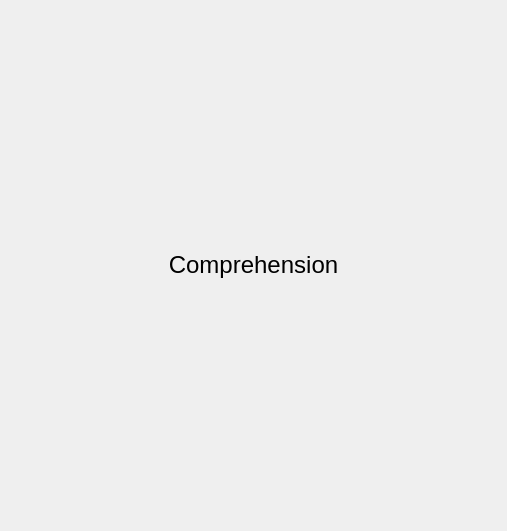
<?xml version="1.0" encoding="UTF-8"?>
<ui version="4.0">
 <class>ComprehensionSimulator</class>
 <widget class="QWidget" name="ComprehensionSimulator">
  <property name="geometry">
   <rect>
    <x>0</x>
    <y>0</y>
    <width>507</width>
    <height>531</height>
   </rect>
  </property>
  <property name="windowTitle">
   <string>Form</string>
  </property>
  <layout class="QHBoxLayout" name="horizontalLayout">
   <property name="spacing">
    <number>0</number>
   </property>
   <property name="leftMargin">
    <number>0</number>
   </property>
   <property name="topMargin">
    <number>0</number>
   </property>
   <property name="rightMargin">
    <number>0</number>
   </property>
   <property name="bottomMargin">
    <number>0</number>
   </property>
   <item>
    <widget class="QStackedWidget" name="m_phoneWidget">
     <property name="currentIndex">
      <number>0</number>
     </property>
     <widget class="QWidget" name="m_pageStopped">
      <layout class="QHBoxLayout" name="horizontalLayout_3">
       <property name="leftMargin">
        <number>0</number>
       </property>
       <property name="topMargin">
        <number>0</number>
       </property>
       <property name="rightMargin">
        <number>0</number>
       </property>
       <property name="bottomMargin">
        <number>0</number>
       </property>
       <item>
        <widget class="QLabel" name="m_lblHeading_2">
         <property name="text">
          <string notr="true">&lt;span style=&quot; font-size:18pt;&quot;&gt;Comprehension&lt;/span&gt;</string>
         </property>
         <property name="alignment">
          <set>Qt::AlignCenter</set>
         </property>
        </widget>
       </item>
      </layout>
     </widget>
     <widget class="QWidget" name="m_pageWelcome">
      <layout class="QVBoxLayout" name="verticalLayout_2">
       <item>
        <spacer name="verticalSpacer_2">
         <property name="orientation">
          <enum>Qt::Vertical</enum>
         </property>
         <property name="sizeHint" stdset="0">
          <size>
           <width>20</width>
           <height>116</height>
          </size>
         </property>
        </spacer>
       </item>
       <item>
        <widget class="QLabel" name="m_lblHeading">
         <property name="text">
          <string notr="true">Heading</string>
         </property>
         <property name="alignment">
          <set>Qt::AlignCenter</set>
         </property>
        </widget>
       </item>
       <item>
        <widget class="Line" name="line_2">
         <property name="orientation">
          <enum>Qt::Horizontal</enum>
         </property>
        </widget>
       </item>
       <item>
        <widget class="QLabel" name="m_lblAuthor">
         <property name="text">
          <string notr="true">Author</string>
         </property>
         <property name="alignment">
          <set>Qt::AlignCenter</set>
         </property>
        </widget>
       </item>
       <item>
        <spacer name="verticalSpacer_3">
         <property name="orientation">
          <enum>Qt::Vertical</enum>
         </property>
         <property name="sizeHint" stdset="0">
          <size>
           <width>20</width>
           <height>115</height>
          </size>
         </property>
        </spacer>
       </item>
       <item>
        <layout class="QHBoxLayout" name="horizontalLayout_2">
         <item>
          <spacer name="horizontalSpacer_3">
           <property name="orientation">
            <enum>Qt::Horizontal</enum>
           </property>
           <property name="sizeHint" stdset="0">
            <size>
             <width>40</width>
             <height>20</height>
            </size>
           </property>
          </spacer>
         </item>
         <item>
          <widget class="QPushButton" name="m_btnStart">
           <property name="enabled">
            <bool>false</bool>
           </property>
           <property name="text">
            <string>&amp;Start</string>
           </property>
          </widget>
         </item>
         <item>
          <spacer name="horizontalSpacer_4">
           <property name="orientation">
            <enum>Qt::Horizontal</enum>
           </property>
           <property name="sizeHint" stdset="0">
            <size>
             <width>40</width>
             <height>20</height>
            </size>
           </property>
          </spacer>
         </item>
        </layout>
       </item>
      </layout>
     </widget>
     <widget class="QWidget" name="m_pageComprehension">
      <layout class="QVBoxLayout" name="verticalLayout_3">
       <item>
        <widget class="QLabel" name="label_4">
         <property name="text">
          <string>Title</string>
         </property>
        </widget>
       </item>
       <item>
        <widget class="Line" name="line_3">
         <property name="orientation">
          <enum>Qt::Horizontal</enum>
         </property>
        </widget>
       </item>
       <item>
        <widget class="QLabel" name="label_5">
         <property name="text">
          <string>Timer</string>
         </property>
        </widget>
       </item>
       <item>
        <widget class="QTextBrowser" name="textBrowser"/>
       </item>
       <item>
        <widget class="QPushButton" name="pushButton">
         <property name="text">
          <string>Go To Questions</string>
         </property>
        </widget>
       </item>
      </layout>
     </widget>
     <widget class="QWidget" name="m_pageFinish">
      <layout class="QVBoxLayout" name="verticalLayout">
       <item>
        <widget class="QLabel" name="label">
         <property name="text">
          <string>Score</string>
         </property>
         <property name="alignment">
          <set>Qt::AlignCenter</set>
         </property>
        </widget>
       </item>
       <item>
        <widget class="Line" name="line">
         <property name="orientation">
          <enum>Qt::Horizontal</enum>
         </property>
        </widget>
       </item>
       <item>
        <layout class="QVBoxLayout" name="m_groupYour">
         <item>
          <widget class="QLabel" name="label_2">
           <property name="text">
            <string>Your Answers</string>
           </property>
           <property name="alignment">
            <set>Qt::AlignCenter</set>
           </property>
          </widget>
         </item>
         <item>
          <spacer name="verticalSpacer_4">
           <property name="orientation">
            <enum>Qt::Vertical</enum>
           </property>
           <property name="sizeHint" stdset="0">
            <size>
             <width>20</width>
             <height>40</height>
            </size>
           </property>
          </spacer>
         </item>
        </layout>
       </item>
       <item>
        <layout class="QVBoxLayout" name="m_groupYour_2">
         <item>
          <widget class="QLabel" name="label_3">
           <property name="text">
            <string>Correct Answers</string>
           </property>
           <property name="alignment">
            <set>Qt::AlignCenter</set>
           </property>
          </widget>
         </item>
         <item>
          <spacer name="verticalSpacer_5">
           <property name="orientation">
            <enum>Qt::Vertical</enum>
           </property>
           <property name="sizeHint" stdset="0">
            <size>
             <width>20</width>
             <height>40</height>
            </size>
           </property>
          </spacer>
         </item>
        </layout>
       </item>
       <item>
        <spacer name="verticalSpacer">
         <property name="orientation">
          <enum>Qt::Vertical</enum>
         </property>
         <property name="sizeHint" stdset="0">
          <size>
           <width>20</width>
           <height>40</height>
          </size>
         </property>
        </spacer>
       </item>
       <item>
        <layout class="QGridLayout" name="gridLayout">
         <item row="0" column="0">
          <widget class="QPushButton" name="m_btnExit">
           <property name="text">
            <string>&amp;Exit</string>
           </property>
          </widget>
         </item>
         <item row="0" column="2">
          <widget class="QPushButton" name="m_btnRestart">
           <property name="text">
            <string>&amp;Restart</string>
           </property>
          </widget>
         </item>
        </layout>
       </item>
      </layout>
     </widget>
    </widget>
   </item>
  </layout>
 </widget>
 <resources/>
 <connections/>
</ui>
